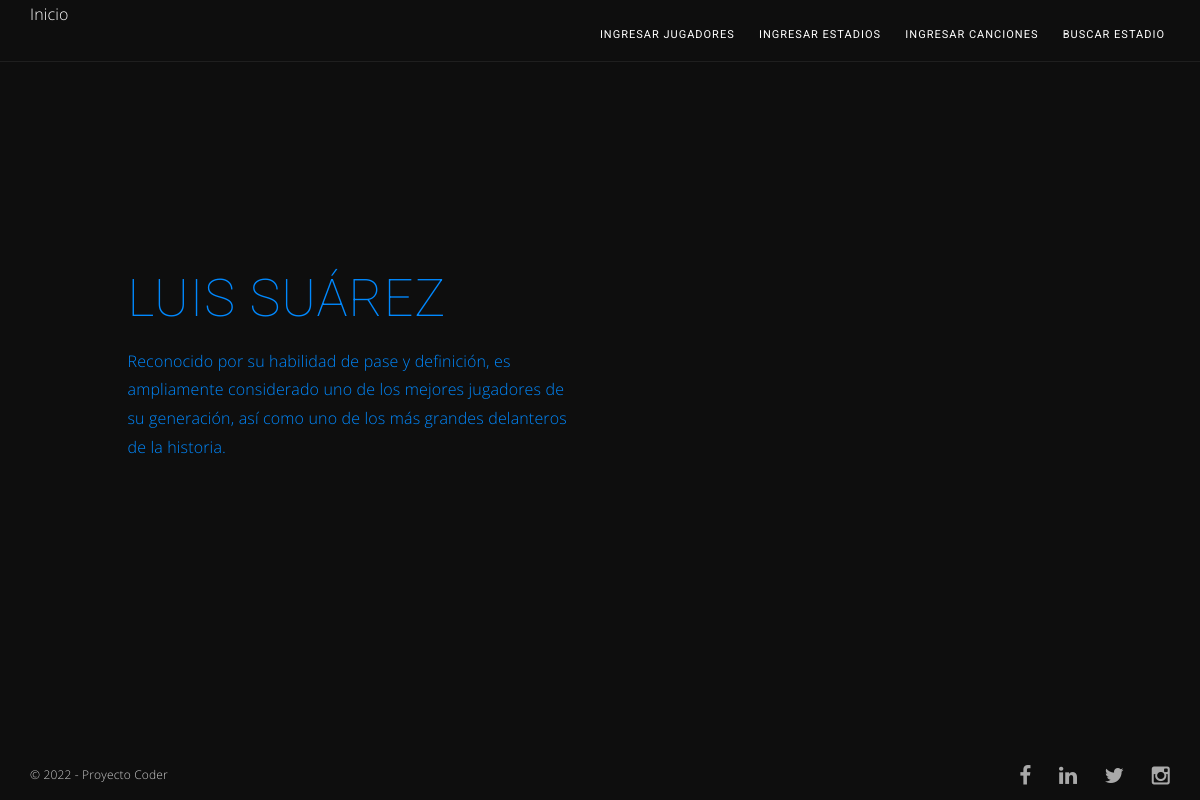
The page /app-mundiales/detalleJugadores/1 on the database its author committed.
### App_Mundiales/models.py (models this page shows)
class Jugador(models.Model):
    nombre = models.CharField(max_length=30)
    apellido = models.CharField(max_length=30)
    pais = models.CharField(max_length=50)
    descripcion = models.TextField()
    video_url = models.URLField(blank=True, null=True)

### App_Mundiales/views.py (the view)
# urls.py: path('detalleJugadores/<int:pk>', JugadorDetail.as_view(), name="DetalleJugadores"),
class JugadorDetail(DetailView):
    model = Jugador
    template_name = 'pagina_jugador.html'
    context_object_name = 'jugador'

### App_Mundiales/templates/pagina_jugador.html
{% extends 'padre.html' %}
{% load static %}
{% block contenido %}
<section class='about section'>
    <div class='overlay'></div>
    <div class='container'>
      <div class='row'>
        <div class='col-md-10 col-md-offset-1'>
          <div class='hero-content'>
            <h1 class='section-title text-left'>
                {{jugador.nombre}} {{jugador.apellido}}
            </h1>
          </div>
          <div class='row mg-b'>
            <div class='col-sm-6'>
              <div class='mg-b'>
                <p>
                    {{jugador.descripcion}}
                </p>
              </div>
            </div>
          </div>
        </div>
      </div>
    </div>
  </section>
{% endblock contenido %}

### App_Mundiales/static/css/style.css (style rules this page uses)
body { color: #0089ff; font-family: "Open Sans", sans-serif; line-height: 1.8; font-size: 16px; letter-spacing: 0.01em; position: relative; background-color: #333; font-weight: 300; }
h1, h2, h3, h4, h5 { margin: 0 0 16px; padding: 0; letter-spacing: 0.02em; font-family: "Roboto", sans-serif; line-height: 1.2; }
h1 { font-size: 36px; }
@media (min-width: 768px) { h1 { font-size: 52px; } }
p { margin: 0px 0px 20px; }
.overlay { height: auto; left: 0; right: 0; bottom: 0; top: 0; position: absolute; z-index: 1; width: auto; }
.overlay:before { content: ''; position: absolute; height: 100%; width: 100%; left: 0; top: 0; z-index: 0; background-color: rgba(0, 0, 0, 0.72); }
.section-title { font-weight: 100; text-align: center; text-transform: uppercase; }
.section-title.text-left { text-align: left; }
section .container { position: relative; z-index: 12; }
.mg-b { margin-bottom: 25px; }
@media (min-width: 768px) { .mg-b { margin-bottom: 35px; } }

### rows shown on the page
Jugador: nombre "LUIS", apellido "SUÁREZ", descripcion "Reconocido por su habilidad de pase y definición, es ampliamente considerado uno de los mejores jugadores de su generación, así como uno de los más grandes delanteros de la historia."
